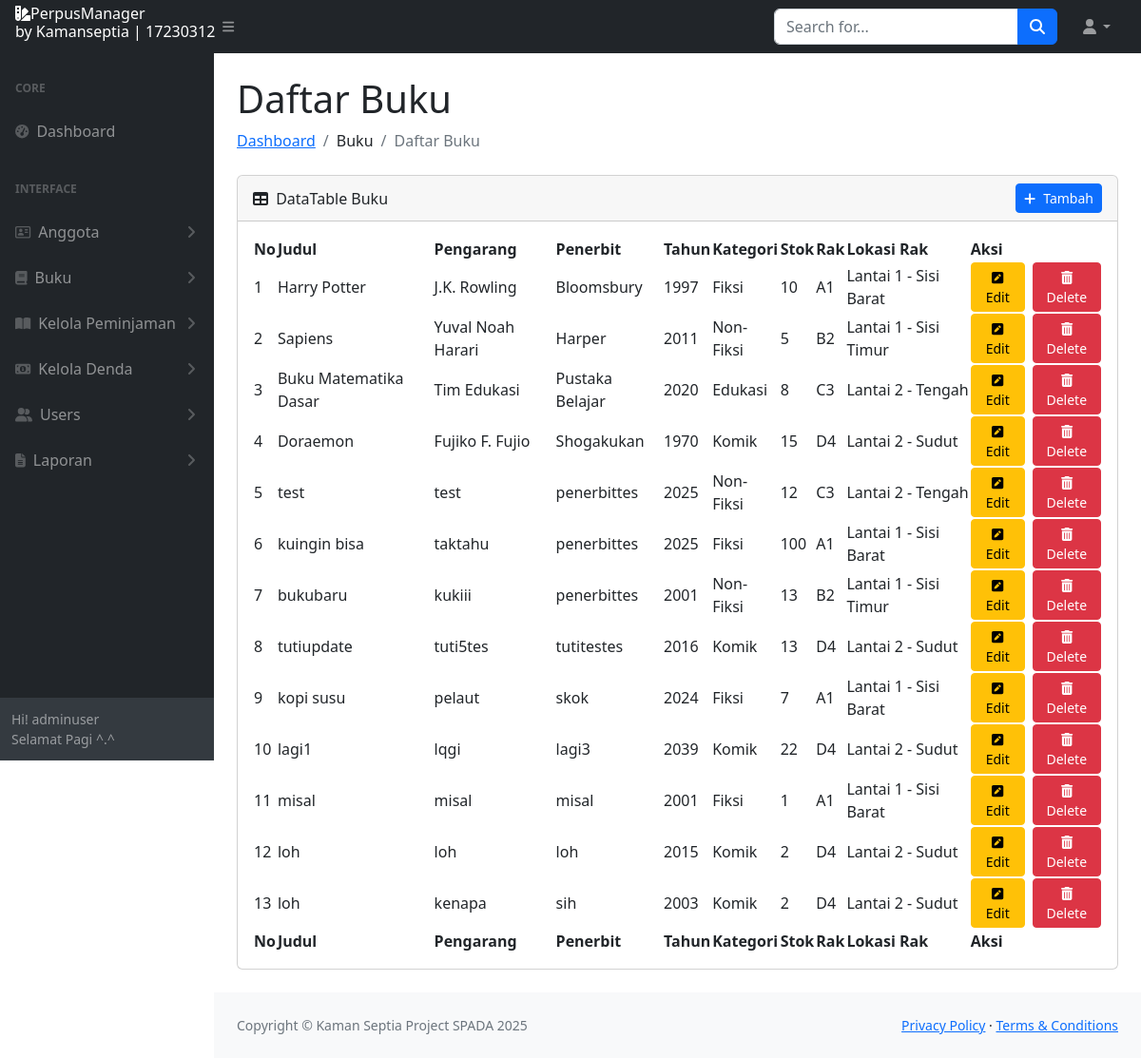
Screenshot of /pages/admin/buku/index.php (signed in) with the database file from the repository.
### tables this page shows
CREATE TABLE `users` (
  `id_user` int(11) NOT NULL,
  `nama` varchar(100) DEFAULT NULL,
  `username` varchar(50) NOT NULL,
  `password` varchar(255) NOT NULL,
  `role` enum('anggota','petugas','admin') NOT NULL,
  `tanggal_daftar` date DEFAULT curdate(),
  `alamat` varchar(255) DEFAULT NULL,
  `nomor_hp` varchar(15) DEFAULT NULL,
  `email` varchar(255) DEFAULT NULL
);

CREATE TABLE `buku` (
  `id_buku` int(11) NOT NULL,
  `judul` varchar(255) NOT NULL,
  `pengarang` varchar(255) DEFAULT NULL,
  `penerbit` varchar(255) DEFAULT NULL,
  `tahun_terbit` year(4) DEFAULT NULL,
  `id_kategori` int(11) NOT NULL,
  `stok` int(11) NOT NULL,
  `id_rak` int(11) NOT NULL,
  `tanggal_ditambahkan` date DEFAULT curdate()
);

CREATE TABLE `kategori` (
  `id_kategori` int(11) NOT NULL,
  `nama_kategori` varchar(100) NOT NULL
);

CREATE TABLE `rak` (
  `id_rak` int(11) NOT NULL,
  `kode_rak` varchar(50) NOT NULL,
  `nama_rak` varchar(100) NOT NULL,
  `lokasi_rak` varchar(255) NOT NULL
);

### pages/admin/loggedas.php (called while the page is built, shortened)
<?php
include 'C:/xampp/htdocs/perpustakaan/includes/koneksi.php';
function getWaktu() {
    $jam = date("H");
    if ($jam >= 5 && $jam < 12) {
        return "Pagi";
    } elseif ($jam >= 12 && $jam < 15) {
        return "Siang";
    } elseif ($jam >= 15 && $jam < 18) {
        return "Sore";
    } else {
        return "Malam";
    }
}
function getUserName($id_user) {
    global $conn;
    $sql = "SELECT u.username
            FROM users u
            WHERE u.id_user = ?";
    if ($stmt = $conn->prepare($sql)) {
        $stmt->bind_param("i", $id_user);
        $stmt->execute();
        $result = $stmt->get_result();
        if ($result->num_rows > 0) {
            $row = $result->fetch_assoc();
            return $row['username'];
        } else {
            return "Unknown User";
        }
    } else {
        return "Query preparation failed: " . $conn->error;
    }
}
?>

### pages/admin/buku/index.php (the view, shortened to what this page needs)
<?php
include '../loggedas.php';
    $id_user = $_SESSION['id_user'];
    $username = getUserName($id_user);
    $waktu = getWaktu();
$sql = "
    SELECT
        b.id_buku,
        b.judul,
        b.pengarang,
        b.penerbit,
        b.tahun_terbit,
        b.stok,
        k.nama_kategori,
        r.kode_rak,
        r.lokasi_rak
    FROM
        buku b
    INNER JOIN
        kategori k ON b.id_kategori = k.id_kategori
    INNER JOIN
        rak r ON b.id_rak = r.id_rak
";
$result = $conn->query($sql);
?>
<!DOCTYPE html>
<html lang="en">
    <head>
        <link href="https://cdn.jsdelivr.net/npm/simple-datatables@7.1.2/dist/style.min.css" rel="stylesheet" />
        <link href="../../../css/styles.css" rel="stylesheet" />
    </head>
    <body class="sb-nav-fixed">
    <?php include '../includes/topnav.php' ?>
        <div id="layoutSidenav">
            <?php include '../includes/sidebar.php'?>
            <div id="layoutSidenav_content">
                <main>
                    <div class="container-fluid px-4">
                        <h1 class="mt-4">Daftar Buku</h1>
                        <ol class="breadcrumb mb-4">
                            <li class="breadcrumb-item"><a href="../index.php">Dashboard</a></li>
                            <li class="breadcrumb-item">Buku</li>
                            <li class="breadcrumb-item active">Daftar Buku</li>
                        </ol>
                        <div class="card mb-4">
                            <div class="card-header d-flex justify-content-between align-items-center">
                                <div>
                                    <i class="fas fa-table me-1"></i>
                                    DataTable Buku
                                </div>
                                <a href="add.php" class="btn btn-primary btn-sm">
                                    <i class="fas fa-plus me-1"></i> Tambah
                                </a>
                            </div>
                            <div class="card-body">
                                <table id="datatablesSimple">
                                    <thead>
                                        <tr>
                                            <th>No</th>
                                            <th>Judul</th>
                                            <th>Pengarang</th>
                                            <th>Penerbit</th>
                                            <th>Tahun</th>
                                            <th>Kategori</th>
                                            <th>Stok</th>
                                            <th>Rak</th>
                                            <th>Lokasi Rak</th>
                                            <th>Aksi</th>
                                        </tr>
                                    </thead>
                                    <tfoot>
                                        <tr>
                                            <th>No</th>
                                            <th>Judul</th>
                                            <th>Pengarang</th>
                                            <th>Penerbit</th>
                                            <th>Tahun</th>
                                            <th>Kategori</th>
                                            <th>Stok</th>
                                            <th>Rak</th>
                                            <th>Lokasi Rak</th>
                                            <th>Aksi</th>
                                        </tr>
                                    </tfoot>
                                    <tbody>
                                    <?php
                                     $no = 1;
                                     if ($result->num_rows > 0) {
                                         while ($row = $result->fetch_assoc()) {
                                             echo "<tr>
                                                 <td>{$no}</td>
                                                 <td>" . $row['judul'] . "</td>
                                                 <td>" . $row['pengarang'] . "</td>
                                                 <td>" . $row['penerbit'] . "</td>
                                                 <td>" . $row['tahun_terbit'] . "</td>
                                                 <td>" . $row['nama_kategori'] . "</td>
                                                 <td>" . $row['stok'] . "</td>
                                                 <td>" . $row['kode_rak'] . "</td>
                                                 <td>" . $row['lokasi_rak'] . "</td>
                                                 <td>
                                                     <div class='d-flex justify-content-center gap-2'>
                                                        <a href='edit.php?id_buku={$row['id_buku']}' class='btn btn-warning btn-sm'><i class='fas fa-pencil-square'></i> Edit </a>
                                                        <form method='POST' action='hapus.php' style='display:inline;'>
                                                            <input type='hidden' name='id_buku' value='{$row['id_buku']}'>
                                                            <button type='submit' name='delete' class='btn btn-danger btn-sm' onclick=\"return confirm('Yakin ingin menghapus Buku ini?');\"><i class='fas fa-trash-alt'></i> Delete </button>
                                                        </form>
                                                    </div>
                                                </td>
                                             </tr>";
                                             $no++;
                                         }
                                     } else {
                                         echo "<tr><td colspan='6'>Tidak ada Buku.</td></tr>";
                                     }
                                     ?>
                                    </tbody>
                                </table>
                            </div>
                        </div>
                    </div>
                </main>
                <?php include '../includes/footer.php'?>
            </div>
        </div>
    </body>
</html>

### pages/admin/includes/topnav.php (shortened to what this page needs)
<nav class="sb-topnav navbar navbar-expand navbar-dark bg-dark">
    <a class="navbar-brand ps-3" href="index.php"><h6><i class="fas fa-swatchbook"></i>PerpusManager <br>
    by Kamanseptia | 17230312</h6> </a>
    <button class="btn btn-link btn-sm order-1 order-lg-0 me-4 me-lg-0" id="sidebarToggle" href="#!"><i class="fas fa-bars"></i></button>
    <form class="d-none d-md-inline-block form-inline ms-auto me-0 me-md-3 my-2 my-md-0">
        <div class="input-group">
            <input class="form-control" type="text" placeholder="Search for..." aria-label="Search for..." aria-describedby="btnNavbarSearch" />
            <button class="btn btn-primary" id="btnNavbarSearch" type="button"><i class="fas fa-search"></i></button>
        </div>
    </form>
    <ul class="navbar-nav ms-auto ms-md-0 me-3 me-lg-4">
        <li class="nav-item dropdown">
            <a class="nav-link dropdown-toggle" id="navbarDropdown" href="#" role="button" data-bs-toggle="dropdown" aria-expanded="false"><i class="fas fa-user fa-fw"></i></a>
        </li>
    </ul>
</nav>

### pages/admin/includes/sidebar.php (shortened to what this page needs)
<div id="layoutSidenav_nav">
    <nav class="sb-sidenav accordion sb-sidenav-dark" id="sidenavAccordion">
        <div class="sb-sidenav-menu">
            <div class="nav">
                <div class="sb-sidenav-menu-heading">Core</div>
                <a class="nav-link" href="../index.php">
                    <div class="sb-nav-link-icon"><i class="fas fa-tachometer-alt"></i></div>
                    Dashboard
                </a>
                <div class="sb-sidenav-menu-heading">Interface</div>
                <a class="nav-link collapsed" href="#" data-bs-toggle="collapse" data-bs-target="#collapseAnggota" aria-expanded="false" aria-controls="collapseLayouts">
                    <div class="sb-nav-link-icon"><i class="far fa-address-card	"></i></div>
                    Anggota
                    <div class="sb-sidenav-collapse-arrow"><i class="fas fa-angle-down"></i></div>
                </a>
                <a class="nav-link collapsed" href="#" data-bs-toggle="collapse" data-bs-target="#collapseBuku" aria-expanded="false" aria-controls="collapseLayouts">
                    <div class="sb-nav-link-icon"><i class="fas fa-book	"></i></div>
                    Buku
                    <div class="sb-sidenav-collapse-arrow"><i class="fas fa-angle-down"></i></div>
                </a>
                <a class="nav-link collapsed" href="#" data-bs-toggle="collapse" data-bs-target="#collapsePeminjaman" aria-expanded="false" aria-controls="collapseLayouts">
                    <div class="sb-nav-link-icon"><i class="fas fa-book-open"></i></div>
                    Kelola Peminjaman
                    <div class="sb-sidenav-collapse-arrow"><i class="fas fa-angle-down"></i></div>
                </a>
                <a class="nav-link collapsed" href="#" data-bs-toggle="collapse" data-bs-target="#collapseDenda" aria-expanded="false" aria-controls="collapseLayouts">
                    <div class="sb-nav-link-icon"><i class="fas fa-money-bill-alt	"></i></div>
                    Kelola Denda
                    <div class="sb-sidenav-collapse-arrow"><i class="fas fa-angle-down"></i></div>
                </a>
                <a class="nav-link collapsed" href="#" data-bs-toggle="collapse" data-bs-target="#collapseLPetugas" aria-expanded="false" aria-controls="collapseLayouts">
                    <div class="sb-nav-link-icon"><i class="fas fa-user-friends	"></i></div>
                    Users
                    <div class="sb-sidenav-collapse-arrow"><i class="fas fa-angle-down"></i></div>
                </a>
                <a class="nav-link collapsed" href="#" data-bs-toggle="collapse" data-bs-target="#collapseLlaporan" aria-expanded="false" aria-controls="collapseLayouts">
                    <div class="sb-nav-link-icon"><i class="fas fa-file-alt	"></i></div>
                    Laporan
                    <div class="sb-sidenav-collapse-arrow"><i class="fas fa-angle-down"></i></div>
                </a>
            </div>
        </div>
        <div class="sb-sidenav-footer">
            <div class="small">Hi! <?php echo htmlspecialchars($username); ?></div>
            <div class="small">Selamat <?php echo htmlspecialchars($waktu); ?> ^.^</div>
        </div>
</div>

### pages/admin/includes/footer.php
<footer class="py-4 bg-light mt-auto">
    <div class="container-fluid px-4">
        <div class="d-flex align-items-center justify-content-between small">
            <div class="text-muted">Copyright &copy; Kaman Septia Project SPADA 2025</div>
            <div>
                <a href="#">Privacy Policy</a>
                &middot;
                <a href="#">Terms &amp; Conditions</a>
            </div>
        </div>
    </div>
</footer>

### rows the page displays
users: username "adminuser"
buku: judul "Harry Potter", pengarang "J.K. Rowling", penerbit "Bloomsbury", tahun_terbit "1997", id_kategori.nama_kategori "Fiksi", stok "10", id_rak.kode_rak "A1", id_rak.lokasi_rak "Lantai 1 - Sisi Barat"
buku: judul "Sapiens", pengarang "Yuval Noah Harari", penerbit "Harper", tahun_terbit "2011", id_kategori.nama_kategori "Non-Fiksi", stok "5", id_rak.kode_rak "B2", id_rak.lokasi_rak "Lantai 1 - Sisi Timur"
buku: judul "Buku Matematika Dasar", pengarang "Tim Edukasi", penerbit "Pustaka Belajar", tahun_terbit "2020", id_kategori.nama_kategori "Edukasi", stok "8", id_rak.kode_rak "C3", id_rak.lokasi_rak "Lantai 2 - Tengah"
buku: judul "Doraemon", pengarang "Fujiko F. Fujio", penerbit "Shogakukan", tahun_terbit "1970", id_kategori.nama_kategori "Komik", stok "15", id_rak.kode_rak "D4", id_rak.lokasi_rak "Lantai 2 - Sudut"
buku: judul "test", pengarang "test", penerbit "penerbittes", tahun_terbit "2025", id_kategori.nama_kategori "Non-Fiksi", stok "12", id_rak.kode_rak "C3", id_rak.lokasi_rak "Lantai 2 - Tengah"
buku: judul "kuingin bisa", pengarang "taktahu", penerbit "penerbittes", tahun_terbit "2025", id_kategori.nama_kategori "Fiksi", stok "100", id_rak.kode_rak "A1", id_rak.lokasi_rak "Lantai 1 - Sisi Barat"
buku: judul "bukubaru", pengarang "kukiii", penerbit "penerbittes", tahun_terbit "2001", id_kategori.nama_kategori "Non-Fiksi", stok "13", id_rak.kode_rak "B2", id_rak.lokasi_rak "Lantai 1 - Sisi Timur"
buku: judul "tutiupdate", pengarang "tuti5tes", penerbit "tutitestes", tahun_terbit "2016", id_kategori.nama_kategori "Komik", stok "13", id_rak.kode_rak "D4", id_rak.lokasi_rak "Lantai 2 - Sudut"
buku: judul "kopi susu", pengarang "pelaut", penerbit "skok", tahun_terbit "2024", id_kategori.nama_kategori "Fiksi", stok "7", id_rak.kode_rak "A1", id_rak.lokasi_rak "Lantai 1 - Sisi Barat"
buku: judul "lagi1", pengarang "lqgi", penerbit "lagi3", tahun_terbit "2039", id_kategori.nama_kategori "Komik", stok "22", id_rak.kode_rak "D4", id_rak.lokasi_rak "Lantai 2 - Sudut"
buku: judul "misal", pengarang "misal", penerbit "misal", tahun_terbit "2001", id_kategori.nama_kategori "Fiksi", stok "1", id_rak.kode_rak "A1", id_rak.lokasi_rak "Lantai 1 - Sisi Barat"
buku: judul "loh", pengarang "loh", penerbit "loh", tahun_terbit "2015", id_kategori.nama_kategori "Komik", stok "2", id_rak.kode_rak "D4", id_rak.lokasi_rak "Lantai 2 - Sudut"
buku: judul "loh", pengarang "kenapa", penerbit "sih", tahun_terbit "2003", id_kategori.nama_kategori "Komik", stok "2", id_rak.kode_rak "D4", id_rak.lokasi_rak "Lantai 2 - Sudut"

### other values shown
$waktu "Pagi"
